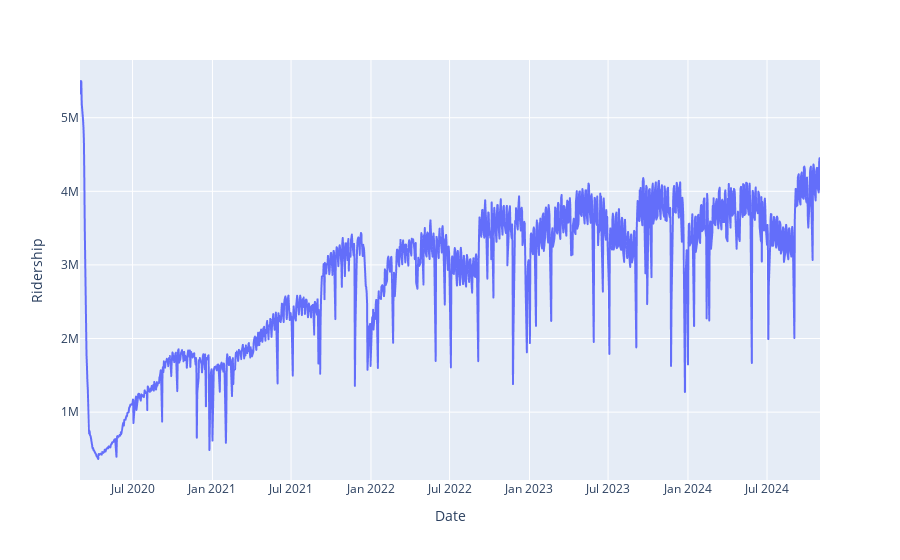

The code cell stored with this chart in its notebook:
### Markdown cell above
## Basic plots

### Code cell
px.line(data_frame=melted_data_weekdays[melted_data_weekdays.Service == "Subways: Total Estimated Ridership"], x="Date", y="Ridership")

### Figure 1 — Plotly figure (JSON) as saved in the notebook; plotly's stock layout.template omitted (floating-point values rounded to 4 significant figures; data arrays with more than 128 entries replaced by an {"elided": "..."} marker saying what was removed)
{"data": [{"hovertemplate": "Date=%{x}<br>Ridership=%{y}<extra></extra>", "legendgroup": "", "line": {"color": "#636efa", "dash": "solid"}, "marker": {"symbol": "circle"}, "mode": "lines", "name": "", "showlegend": false, "type": "scattergl", "x": {"elided": "1219 str values"}, "xaxis": "x", "y": {"elided": "1219 int values"}, "yaxis": "y"}], "layout": {"legend": {"tracegroupgap": 0}, "margin": {"t": 60}, "xaxis": {"anchor": "y", "domain": [0, 1], "title": {"text": "Date"}}, "yaxis": {"anchor": "x", "domain": [0, 1], "title": {"text": "Ridership"}}}}
